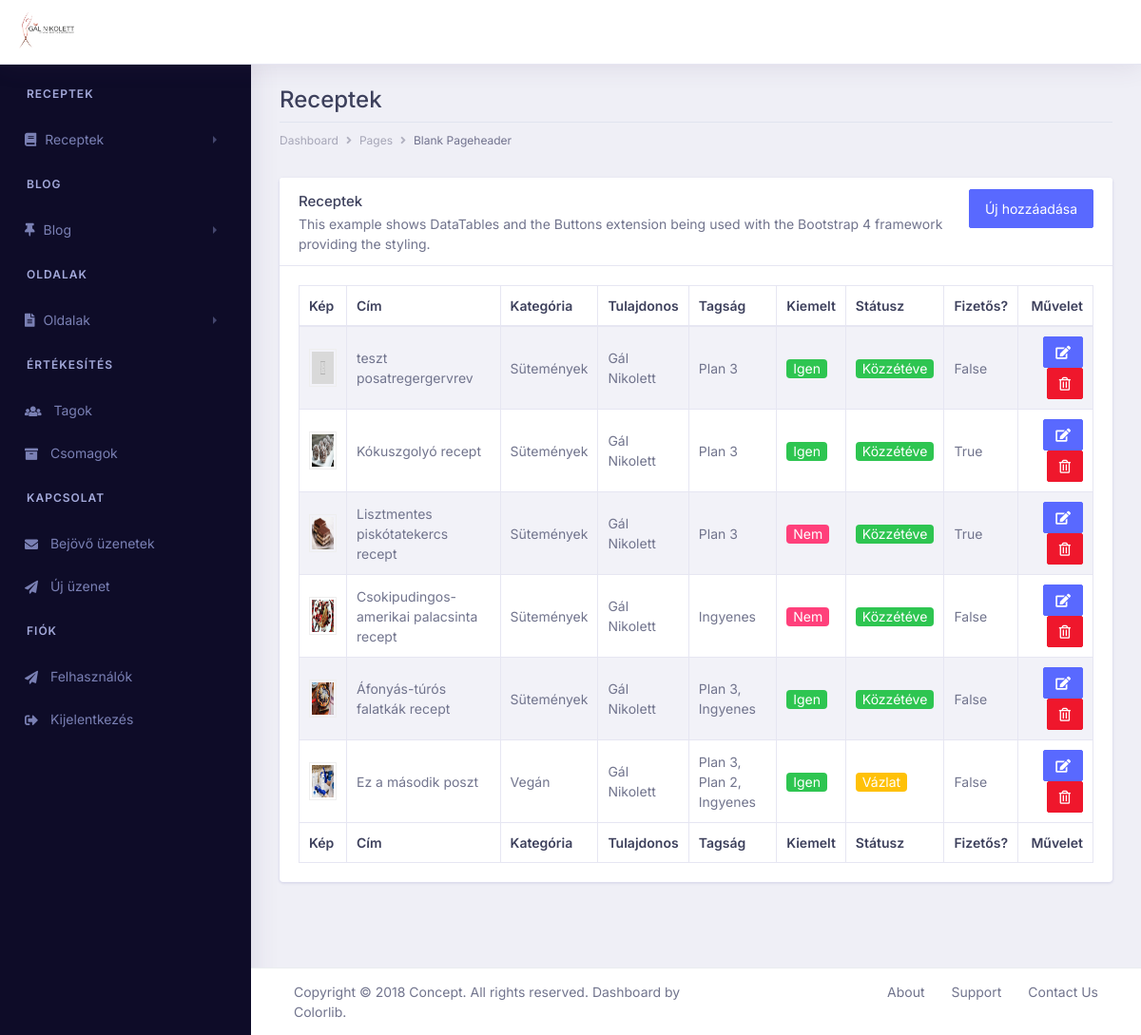
The app's page / (signed in), older data.
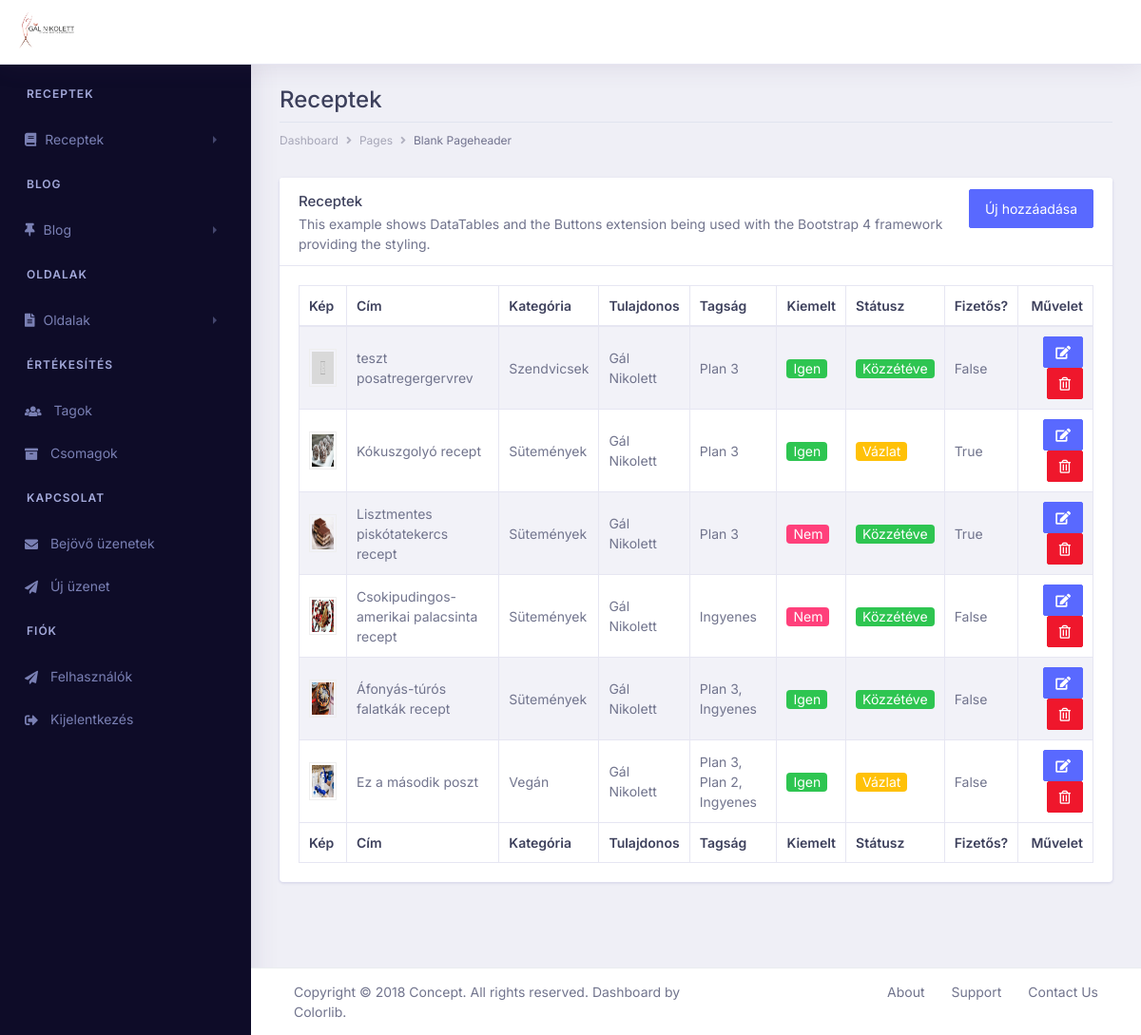
The same page, newer data.
### posts/models.py (models this page shows, shortened)
class Post(models.Model):
    post_title = models.CharField(max_length=200, unique=True)
    post_description = models.TextField()
    post_description_1 = models.TextField()
    post_description_2 = models.TextField()
    post_description_3 = models.TextField()
    post_unique_slug = models.CharField(max_length=200, null=True, blank=True)
    post_text_1 = models.CharField(max_length=200, null=True, blank=True)
    post_text_2 = models.CharField(max_length=200, null=True, blank=True)
    post_text_3 = models.CharField(max_length=200, null=True, blank=True)
    post_video = models.CharField(max_length=200, null=True, blank=True)
    post_image = models.ImageField(upload_to='posts', default='posts/default.jpg')
    post_featured = models.BooleanField(default=True)
    post_status = models.IntegerField(choices=STATUS, default=0)
    post_category = models.ForeignKey(PostCategory, on_delete= models.SET_NULL,related_name='categories_posts', null=True, blank=True)
    post_owner = models.ForeignKey(PostOwner, on_delete=models.SET_NULL,related_name='owners_posts', null=True, blank=True)
    post_is_paid = models.BooleanField(default=False) #fizetős igen/nem
    post_plan = models.ManyToManyField(Plan, related_name='plans')
    post_updated_at = models.DateTimeField(auto_now= True)
    post_created_at = models.DateTimeField(auto_now_add=True)
    class Meta:
        ordering = ['-post_created_at']

class PostCategory(models.Model):
    post_category_name = models.CharField(max_length=200, db_index=True)
    post_category_image = models.ImageField(upload_to='posts/category', default='posts/category/default.jpg')
    def __str__(self):
        return self.post_category_name

class PostOwner(models.Model):
    post_owner_name = models.CharField(max_length=200, db_index=True)
    post_owner_meta = models.CharField(max_length=254)
    post_owner_image = models.ImageField(upload_to='posts/owner', default='posts/owner/default.jpg')
    def __str__(self):
        return self.post_owner_name

### memberships/models.py (models this page shows)
class Plan(models.Model):
    plan_name = models.CharField(max_length=200, unique=True)
    plan_slug = models.CharField(choices=PLAN_SLUG, max_length=200, default='free', unique=True)
    plan_description = models.TextField()
    plan_length = models.IntegerField(default=1)#day
    plan_price = models.IntegerField(default=0)
    plan_image = models.ImageField(upload_to='plans', default='plans/default.jpg')
    plan_status = models.IntegerField(choices=STATUS, default=0)
    plan_updated_at = models.DateTimeField(auto_now= True)
    plan_created_at = models.DateTimeField(auto_now_add=True)
    class Meta:
        ordering = ['-plan_created_at']
    def __str__(self):
        return self.plan_name

### posts/views.py (the view)
# urls.py: path('', views.index, name='index'), #posts url
@login_required
def index(request):
    try:
        posts = Post.objects.all()
    except Post.DoesNotExist:
        raise Http404("404 | Nem létezik!")
    return render(request, 'posts/index.html', {'posts':posts})

### posts/templates/posts/index.html (shortened to what the changed rows need)
{% extends "../base_posts.html" %}
{% block content %}
    <div class="row">
        <div class="col-xl-12 col-lg-12 col-md-12 col-sm-12 col-12">
            <div class="page-header">
                <h2 class="pageheader-title">Receptek</h2>
            </div>
        </div>
    </div>
    <div class="row">
        <div class="col-xl-12 col-lg-12 col-md-12 col-sm-12 col-12">
            <div class="card">
                <div class="card-body">
                    <div class="table-responsive">
                        <table id="example" class="table table-striped table-bordered first table-sm" style="width:100%">
                            <thead>
                                <tr>
                                    <th>Kép</th>
                                    <th>Cím</th>
                                    <th>Kategória</th>
                                    <th>Tulajdonos</th>
                                    <th>Tagság</th>
                                    <th>Kiemelt</th>
                                    <th>Státusz</th>
                                    <th>Fizetős?</th>
                                    <th class="text-right">Művelet</th>
                                </tr>
                            </thead>
                            <tbody>
                            {% for post in posts %}
                                <tr>
                                    <td width="50px"><img src="{{post.post_image.url}}" style="width: 100%; height: 40px; padding: 2px; border: 1px solid #eee;"></td>
                                    <td style="text-transform: none;"><span class="span-title">{{post.post_title}}</span></td>
                                    <td>{{ post.post_category }}</td>
                                    <td>{{ post.post_owner }}</td>
                                    <td>{{ post.post_plan.all|join:", " }}</td>
                                    <td>
                                        {% if post.post_featured == True %}
                                        <span class='badge badge-pill bg-success text-white'>Igen</span>
                                        {% else %}
                                        <span class='badge badge-pill bg-secondary text-white'>Nem</span>
                                        {% endif %}
                                    </td>
                                    <td>
                                       {% if post.post_status == 1 %}
                                               <span class='badge badge-pill bg-success text-white'>Közzétéve</span>
                                        {% else %}
                                               <span class='badge badge-pill bg-warning text-white'>Vázlat</span>
                                        {% endif %}
                                    </td>
                                    <td>{{post.post_is_paid}}</td>
                                    <td class="text-right">
                                        <a href="{% url 'post_update' post.pk %}" class="btn btn-sm btn-primary"><i class="fa fa-edit"></i></a>
                                        <a href="{% url 'post_delete' post.pk %}" class="btn btn-sm btn-danger text-white"><i class="far fa-trash-alt"></i></a>
                                    </td>
                                </tr>
                             {% endfor %}
                            </tbody>
                            <tfoot>
                                <tr>
                                    <th>Kép</th>
                                    <th>Cím</th>
                                    <th>Kategória</th>
                                    <th>Tulajdonos</th>
                                    <th>Tagság</th>
                                    <th>Kiemelt</th>
                                    <th>Státusz</th>
                                    <th>Fizetős?</th>
                                    <th class="text-right">Művelet</th>
                                </tr>
                            </tfoot>
                        </table>
                    </div>
                </div>
            </div>
        </div>
    </div>
{% endblock %}

Row changes from the older to the newer data that the page shows:
changed Post "teszt posatregergervrev": post_category "Sütemények" → "Szendvicsek"
changed Post "Kókuszgolyó recept": post_status "Közzétéve" → "Vázlat"
